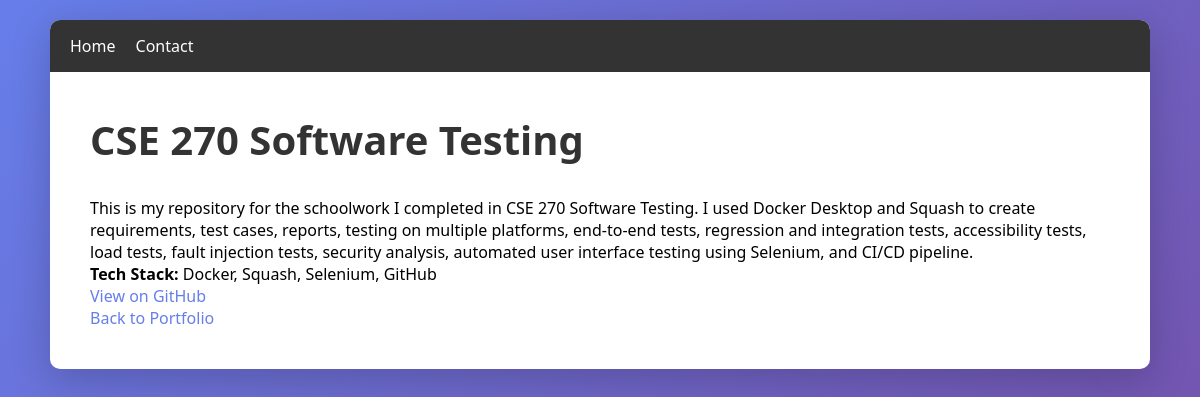
/project/1/, run on the app's committed database.
### portfolio_app/models.py (models this page shows, shortened)
class Project(models.Model):
    title = models.CharField(max_length=200)
    description = models.TextField()
    tech_stack = models.CharField(max_length=500)  # comma-separated or JSON
    github_link = models.URLField(blank=True, null=True)
    image_path = models.CharField(max_length=300, blank=True)
    category = models.CharField(max_length=100, blank=True)
    created_at = models.DateTimeField(auto_now_add=True)

### portfolio_app/views.py (the view)
# urls.py: path('project/<int:id>/', views.project_detail, name='project_detail'),
def project_detail(request, id):
    project = get_object_or_404(Project, id=id)
    return render(request, 'project_detail.html', {'project': project})

### portfolio_app/templates/project_detail.html (shortened to what this page needs)
{% extends "base.html" %}
{% block content %}
<h1>{{ project.title }}</h1>
<p>{{ project.description }}</p>
<p><strong>Tech Stack:</strong> {{ project.tech_stack }}</p>
{% if project.github_link %}
    <p><a href="{{ project.github_link }}" target="_blank">View on GitHub</a></p>
{% endif %}
<a href="/">Back to Portfolio</a>
{% endblock %}

### portfolio_app/templates/base.html (style rules this page uses)
* { margin: 0; padding: 0; box-sizing: border-box; }
body { font-family: 'Segoe UI', Tahoma, Geneva, Verdana, sans-serif; background: linear-gradient(135deg, #667eea 0%, #764ba2 100%); min-height: 100vh; padding: 20px; }
h1 { color: #333; margin-bottom: 30px; font-size: 2.5em; }
a { color: #667eea; text-decoration: none; transition: color 0.3s; }

### data on the page
Project: title "CSE 270 Software Testing", description "This is my repository for the schoolwork I completed in CSE 270 Software Testing. I used Docker Desktop and Squash to create requirements, test cases, reports, testing on multiple platforms, end-to-end tests, regression and integration tests, accessibility tests, load tests, fault injection tests, security analysis, automated user interface testing using Selenium, and CI/CD pipeline.", tech_stack "Docker, Squash, Selenium, GitHub"
